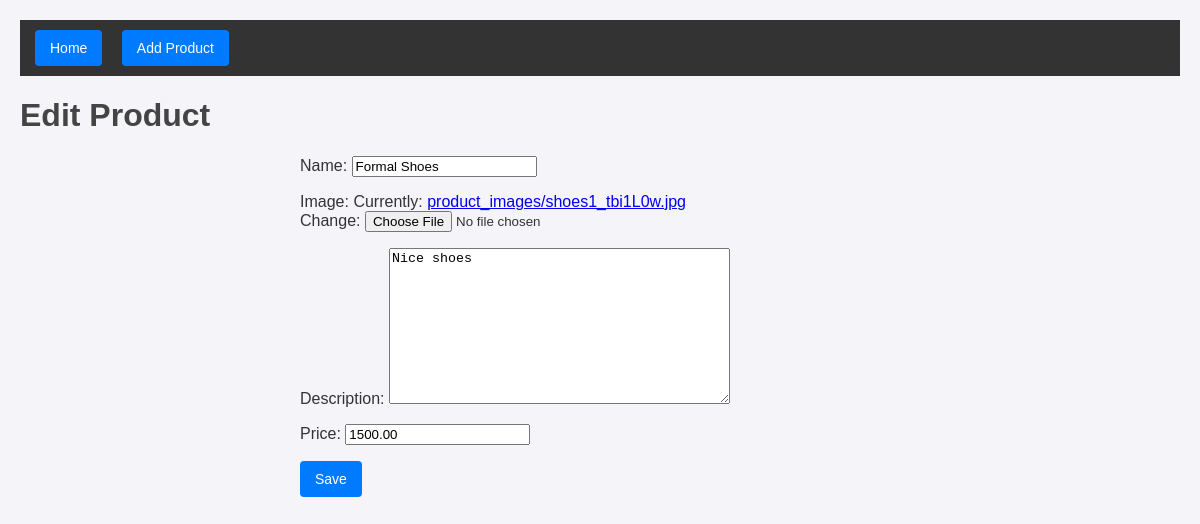
Page /product/3/edit/ on the committed database.
### products/models.py (models this page shows, shortened)
class Product(models.Model):
    name = models.CharField(max_length=200)
    image = models.ImageField(upload_to='product_images/')
    description = models.TextField()
    price = models.DecimalField(max_digits=10, decimal_places=2)

### products/views.py (the view)
# urls.py: path('product/<int:pk>/edit/', views.product_update, name='product_update'),
def product_update(request, pk):
    product = get_object_or_404(Product, pk=pk)
    if request.method == 'POST':
        form = ProductForm(request.POST, request.FILES, instance=product)
        if form.is_valid():
            form.save()
            return redirect('product_list')
    else:
        form = ProductForm(instance=product)
    return render(request, 'product_form.html', {'form': form})

### products/forms.py
class ProductForm(forms.ModelForm):
    class Meta:
        model = Product
        fields = ['name', 'image', 'description', 'price']

### products/templates/product_form.html (shortened to what this page needs)
{% extends 'base.html' %}
{% block content %}
<h1>{% if form.instance.pk %}Edit{% else %}New{% endif %} Product</h1>
<div class="form-container">
    <form method="post" enctype="multipart/form-data">
        {{ form.as_p }}
        <button type="submit" class="button">Save</button>
    </form>
</div>
{% endblock %}

### static/style.css (style rules this page uses)
body { font-family: Arial, sans-serif; margin: 20px; background-color: #f4f4f9; color: #333; }
h1 { color: #444; }
.button { background-color: #007bff; color: white; border: none; border-radius: 4px; padding: 10px 15px; font-size: 14px; cursor: pointer; text-decoration: none; display: inline-block; }
form { max-width: 600px; margin: 0 auto; }

### rows in the picture
Product: name "Formal Shoes", description "Nice shoes", price "1500.00"
